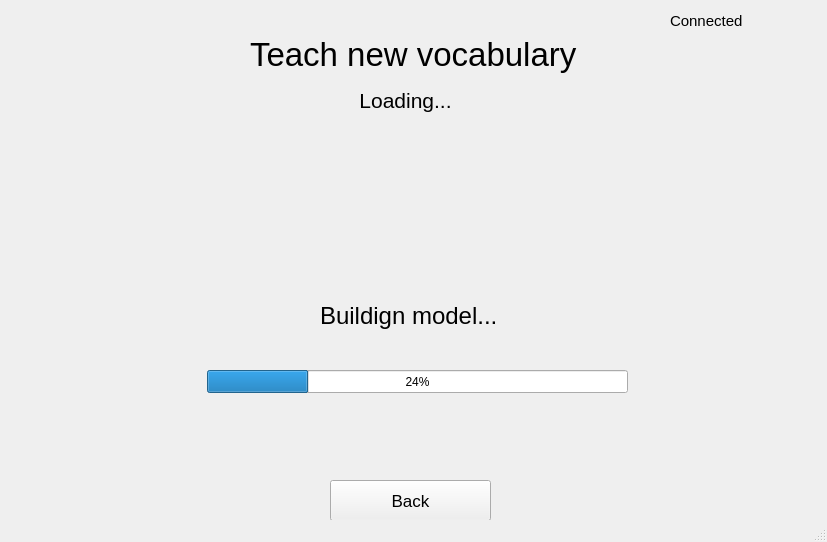
<?xml version="1.0" encoding="UTF-8"?>
<ui version="4.0">
 <class>MainWindow</class>
 <widget class="QMainWindow" name="MainWindow">
  <property name="geometry">
   <rect>
    <x>0</x>
    <y>0</y>
    <width>827</width>
    <height>542</height>
   </rect>
  </property>
  <property name="windowTitle">
   <string>MainWindow</string>
  </property>
  <widget class="QWidget" name="centralwidget">
   <widget class="QLabel" name="connectionLabel">
    <property name="geometry">
     <rect>
      <x>670</x>
      <y>10</y>
      <width>121</width>
      <height>21</height>
     </rect>
    </property>
    <property name="font">
     <font>
      <pointsize>11</pointsize>
     </font>
    </property>
    <property name="text">
     <string>Connected</string>
    </property>
   </widget>
   <widget class="QLabel" name="label">
    <property name="geometry">
     <rect>
      <x>250</x>
      <y>30</y>
      <width>533</width>
      <height>48</height>
     </rect>
    </property>
    <property name="minimumSize">
     <size>
      <width>533</width>
      <height>48</height>
     </size>
    </property>
    <property name="font">
     <font>
      <pointsize>25</pointsize>
     </font>
    </property>
    <property name="text">
     <string>Teach new vocabulary</string>
    </property>
   </widget>
   <widget class="QLabel" name="image_label">
    <property name="geometry">
     <rect>
      <x>100</x>
      <y>130</y>
      <width>621</width>
      <height>341</height>
     </rect>
    </property>
    <property name="text">
     <string>TextLabel</string>
    </property>
   </widget>
   <widget class="QPushButton" name="backButton">
    <property name="geometry">
     <rect>
      <x>330</x>
      <y>480</y>
      <width>161</width>
      <height>41</height>
     </rect>
    </property>
    <property name="font">
     <font>
      <pointsize>13</pointsize>
     </font>
    </property>
    <property name="text">
     <string>Back</string>
    </property>
   </widget>
   <widget class="QLabel" name="label_sequence">
    <property name="geometry">
     <rect>
      <x>140</x>
      <y>80</y>
      <width>531</width>
      <height>41</height>
     </rect>
    </property>
    <property name="font">
     <font>
      <pointsize>16</pointsize>
     </font>
    </property>
    <property name="text">
     <string>Loading...</string>
    </property>
    <property name="alignment">
     <set>Qt::AlignCenter</set>
    </property>
   </widget>
   <widget class="QWidget" name="Loadingwidget" native="true">
    <property name="geometry">
     <rect>
      <x>100</x>
      <y>130</y>
      <width>621</width>
      <height>341</height>
     </rect>
    </property>
    <property name="autoFillBackground">
     <bool>true</bool>
    </property>
    <widget class="QLabel" name="label_2">
     <property name="geometry">
      <rect>
       <x>220</x>
       <y>160</y>
       <width>181</width>
       <height>51</height>
      </rect>
     </property>
     <property name="font">
      <font>
       <pointsize>18</pointsize>
      </font>
     </property>
     <property name="text">
      <string>Buildign model...</string>
     </property>
    </widget>
    <widget class="QProgressBar" name="progressBar">
     <property name="geometry">
      <rect>
       <x>107</x>
       <y>240</y>
       <width>421</width>
       <height>23</height>
      </rect>
     </property>
     <property name="value">
      <number>24</number>
     </property>
    </widget>
   </widget>
  </widget>
  <widget class="QStatusBar" name="statusbar"/>
 </widget>
 <resources/>
 <connections/>
</ui>
